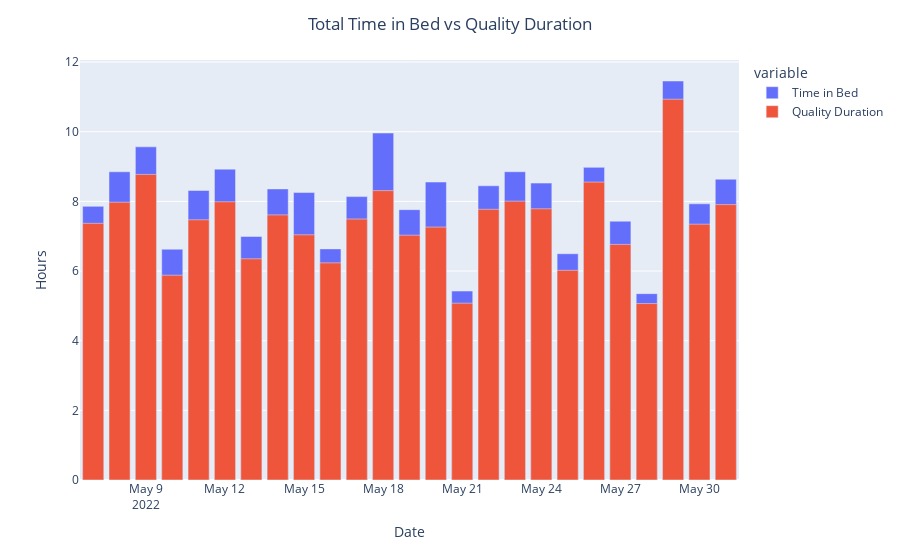

Source (notebook cell):
### Markdown cell above
### Total time in bed vs Quality Duration 
> timeinbed_qualitydur() in VisableWhoop

### Code cell
df['time_in_bed_frmt'] = pd.to_timedelta(df.time_in_bed, unit='ms').apply(f)
df['quality_duration_frmt'] = pd.to_timedelta(df.quality_duration, unit='ms').apply(f)


df = df.assign(timeinbed_hrs = df["time_in_bed"]/3600000)
df = df.assign(qaulitydur_hrs = df["quality_duration"]/3600000)


fig = px.bar(df, x='cycle_start', y=['timeinbed_hrs', 'qaulitydur_hrs'])

newnames = {'timeinbed_hrs':'Time in Bed', 'qaulitydur_hrs': 'Quality Duration'}
fig.for_each_trace(lambda t: t.update(name = newnames[t.name]))


fig.update_layout(barmode='overlay')
fig.update_layout(title_text='Total Time in Bed vs Quality Duration', title_x=0.5, xaxis_title="Date", yaxis_title="Hours")

fig.show()

### Figure 1 — Plotly figure (JSON) as saved in the notebook; plotly's stock layout.template omitted (floating-point values rounded to 4 significant figures)
{"data": [{"alignmentgroup": "True", "hovertemplate": "variable=timeinbed_hrs<br>cycle_start=%{x}<br>value=%{y}<extra></extra>", "legendgroup": "timeinbed_hrs", "marker": {"color": "#636efa", "pattern": {"shape": ""}}, "name": "Time in Bed", "offsetgroup": "timeinbed_hrs", "orientation": "v", "showlegend": true, "textposition": "auto", "type": "bar", "x": ["2022-05-07T00:00:00", "2022-05-08T00:00:00", "2022-05-09T00:00:00", "2022-05-10T00:00:00", "2022-05-11T00:00:00", "2022-05-12T00:00:00", "2022-05-13T00:00:00", "2022-05-14T00:00:00", "2022-05-15T00:00:00", "2022-05-16T00:00:00", "2022-05-17T00:00:00", "2022-05-18T00:00:00", "2022-05-19T00:00:00", "2022-05-20T00:00:00", "2022-05-21T00:00:00", "2022-05-22T00:00:00", "2022-05-23T00:00:00", "2022-05-24T00:00:00", "2022-05-25T00:00:00", "2022-05-26T00:00:00", "2022-05-27T00:00:00", "2022-05-28T00:00:00", "2022-05-29T00:00:00", "2022-05-30T00:00:00", "2022-05-31T00:00:00"], "xaxis": "x", "y": [7.857, 8.848, 9.566, 6.627, 8.313, 8.925, 6.993, 8.357, 8.253, 6.636, 8.136, 9.961, 7.761, 8.554, 5.424, 8.446, 8.85, 8.525, 6.495, 8.977, 7.43, 5.35, 11.46, 7.93, 8.636], "yaxis": "y"}, {"alignmentgroup": "True", "hovertemplate": "variable=qaulitydur_hrs<br>cycle_start=%{x}<br>value=%{y}<extra></extra>", "legendgroup": "qaulitydur_hrs", "marker": {"color": "#EF553B", "pattern": {"shape": ""}}, "name": "Quality Duration", "offsetgroup": "qaulitydur_hrs", "orientation": "v", "showlegend": true, "textposition": "auto", "type": "bar", "x": ["2022-05-07T00:00:00", "2022-05-08T00:00:00", "2022-05-09T00:00:00", "2022-05-10T00:00:00", "2022-05-11T00:00:00", "2022-05-12T00:00:00", "2022-05-13T00:00:00", "2022-05-14T00:00:00", "2022-05-15T00:00:00", "2022-05-16T00:00:00", "2022-05-17T00:00:00", "2022-05-18T00:00:00", "2022-05-19T00:00:00", "2022-05-20T00:00:00", "2022-05-21T00:00:00", "2022-05-22T00:00:00", "2022-05-23T00:00:00", "2022-05-24T00:00:00", "2022-05-25T00:00:00", "2022-05-26T00:00:00", "2022-05-27T00:00:00", "2022-05-28T00:00:00", "2022-05-29T00:00:00", "2022-05-30T00:00:00", "2022-05-31T00:00:00"], "xaxis": "x", "y": [7.369, 7.975, 8.774, 5.879, 7.472, 7.989, 6.352, 7.611, 7.041, 6.234, 7.493, 8.308, 7.029, 7.261, 5.076, 7.772, 8.006, 7.787, 6.02, 8.553, 6.764, 5.066, 10.93, 7.345, 7.907], "yaxis": "y"}], "layout": {"barmode": "overlay", "legend": {"title": {"text": "variable"}, "tracegroupgap": 0}, "margin": {"t": 60}, "title": {"text": "Total Time in Bed vs Quality Duration", "x": 0.5}, "xaxis": {"anchor": "y", "domain": [0, 1], "title": {"text": "Date"}}, "yaxis": {"anchor": "x", "domain": [0, 1], "title": {"text": "Hours"}}}}
